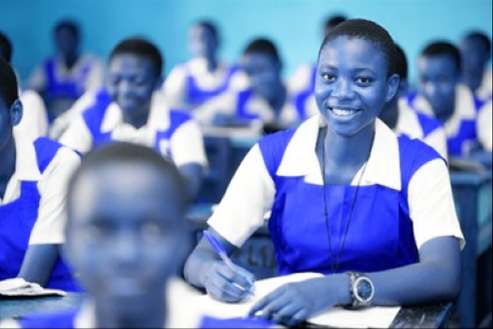
#> input picture deeptech_program_cohort1/week_2/course_2/corrupted_student_picture.png, 493 x 329 px, found by its file name
$ jupyter execute week2_COVI01-01_FE2372277763.ipynb   (shell and % lines are left out)
#> lines starting #> are read from the running program, lines starting #| are printed output that depends on the picture
**1.** In Nigeria, one of the booming tech spaces is fintech. How do you think computer vision can help improve payment?
Biometrics
QR-Code
Swipe and pay.

**Answer:**
a. Biometrics:

Facial Recognition for Authentication: Computer vision can enhance security by using facial recognition to verify user identities during transactions, reducing fraud and simplifying the payment process.

b. QR-Code:

QR Code Scanning: Computer vision can improve the speed and accuracy of QR code detection for payments, allowing users to make seamless transactions by scanning a code with their mobile devices.

c. Swipe and Pay:

Object Recognition for Card Detection: Computer vision can recognize and verify payment cards during contactless transactions, allowing users to simply swipe their card in front of a camera for quick payments.

**2.** In Nigeria, we have healthtech startups combating the free access to healthcare. How do you think computer vision can help these startups better reach more people to have access to quality and good healthcare.

**Answer:**
a. Remote Diagnostics and Telemedicine:
Computer vision enables remote diagnosis through medical image analysis.

b. Symptom Recognition:
It identifies physical symptoms from patient-uploaded images.

c. Patient Identification and Monitoring:
Facial recognition ensures accurate patient records and tracking.

d. Real-Time Vital Monitoring:
It monitors patient vitals and alerts for critical conditions.

e. Drug Authentication and Distribution:
It detects counterfeit drugs by scanning and verifying packaging.

[cell 1]
import cv2
import matplotlib.pyplot as plt
import numpy as np
from google.colab.patches import cv_imshow

[cell 2]
img = cv2.imread("/content/machine_learning/deeptech_program_cohort1/week_2/course_2/corrupted_student_picture.png")
#> img is the input picture: shape (329, 493, 3); mean B, G, R 185.1, 133.2, 108.2

[cell 3]
plt.imshow(img)

[cell 4]
# image dimension
img.shape
#> Out = (329, 493, 3)

[cell 5]
# Grayscaling
gray = cv2.cvtColor(img, cv2.COLOR_BGR2GRAY)
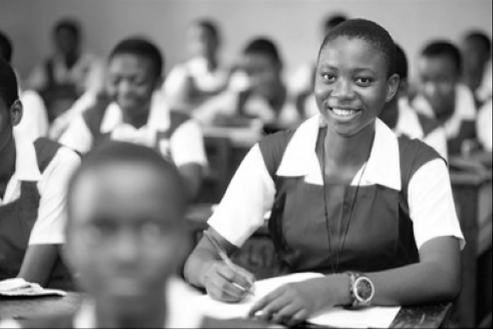
#> gray: shape (329, 493); min 0, max 255, mean 131.6
plt.imshow(gray)

[cell 6]
# View the image as an RGB
img_rgb = cv2.cvtColor(img, cv2.COLOR_BGR2RGB)
plt.imshow(img_rgb)

[cell 7]
# HSV
img_hsv = cv2.cvtColor(img, cv2.COLOR_BGR2HSV)
#> img_hsv: shape (329, 493, 3); mean H, S, V 104.4, 115.2, 185.3
plt.imshow(img_hsv)

[cell 8]
# contrast / brightness control
alpha = 1.5 # Contrast control
beta = 0 # Brightness control
adjusted = cv2.convertScaleAbs(img, alpha=alpha, beta=beta)
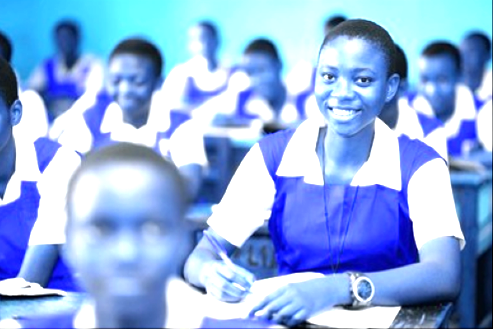
#> adjusted: shape (329, 493, 3); mean B, G, R 226.9, 176.1, 143.9
plt.imshow(adjusted)
